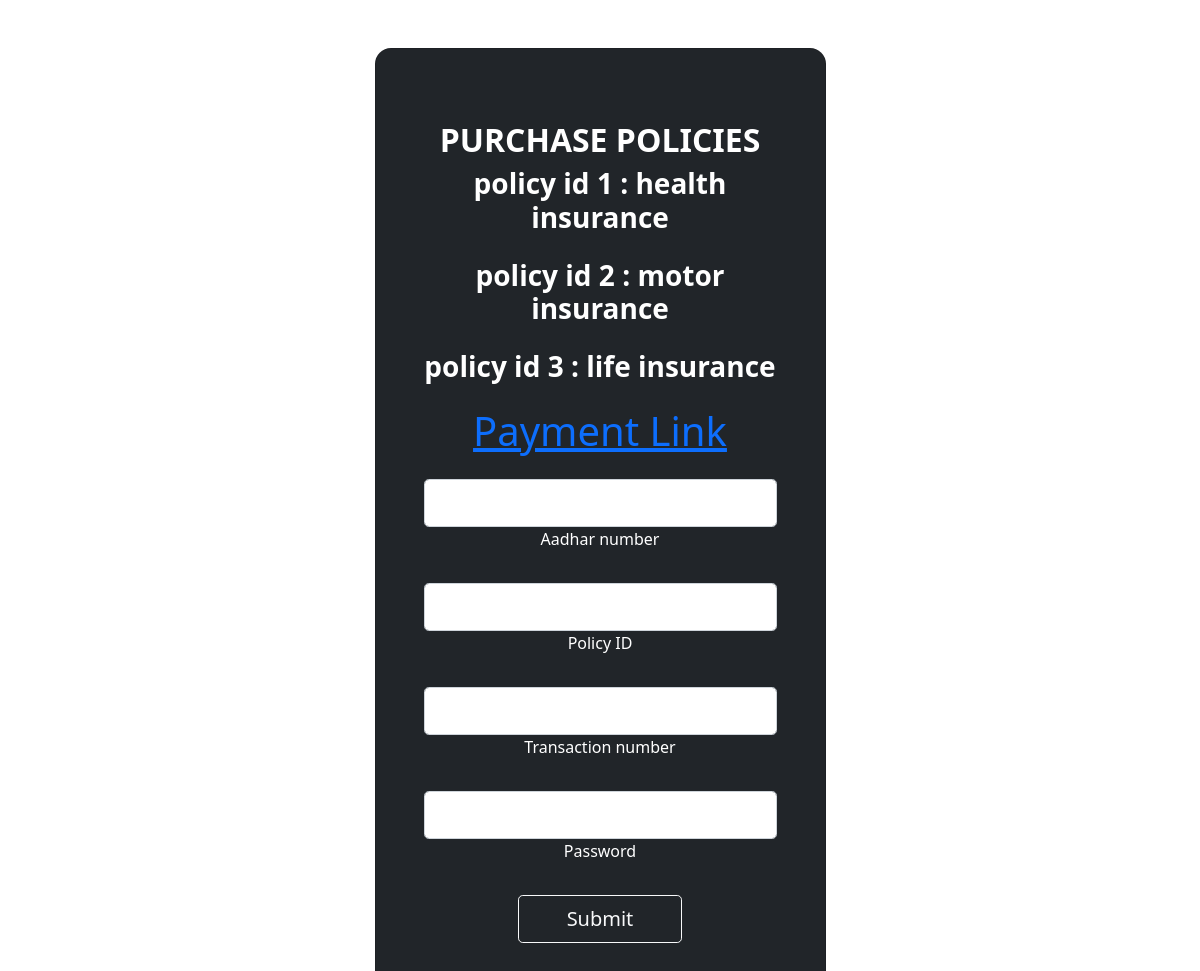
/buy_policies, run on an earlier commit of the app's database.
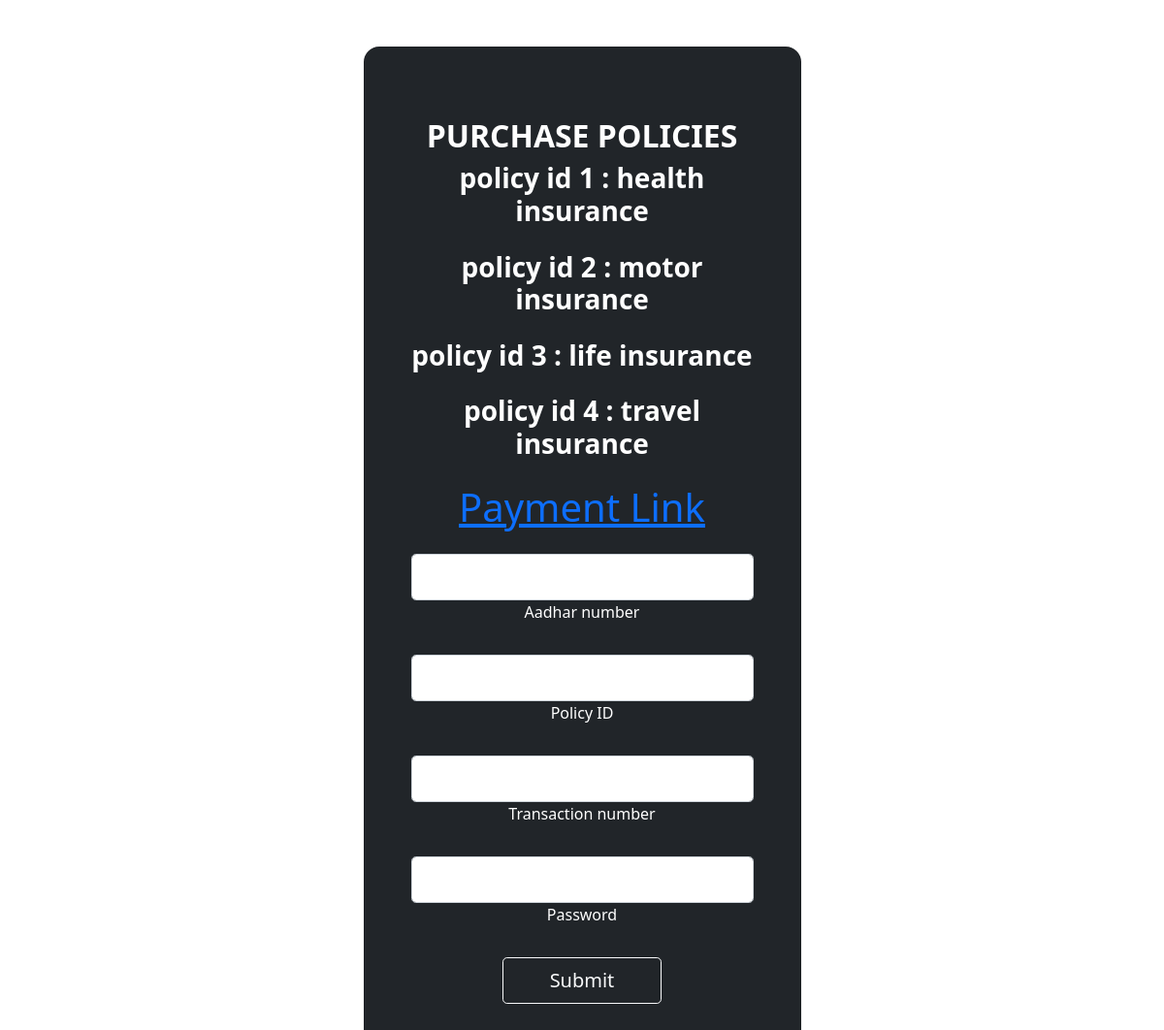
And on a later commit of the database.
### shop/models.py (models this page shows)
class policy(models.Model):
    policy_id = models.IntegerField()
    policy_name=models.CharField(max_length=50)
    policy_period=models.IntegerField()
    policy_price=models.IntegerField()
    policy_description=models.TextField()
    image1=models.ImageField(upload_to='pics')

### shop/views.py (the view)
# urls.py: path("buy_policies",views.buy_policies, name='buy_policies'),
def buy_policies(request):
    if request.method == 'POST':
        aadhar_no = request.POST.get('Aadhar_no')
        pol_id = request.POST.get('policy_id')
        trans = request.POST.get('t_no')
        pwd = request.POST.get('pwd')
        if customer(aadhar_card_number=aadhar_no):
            cust = customer.objects.get(aadhar_card_number=aadhar_no)
            if int(cust.Password)==int(pwd):
                poli = user_policy.objects.filter(Aadhar_card_number=cust)
                pol = policy.objects.get(policy_id=pol_id)
                cust_pol = user_policy(Aadhar_card_number=cust, policy_id=pol, transaction_no=trans)
                cust_pol.save()
                poly = policy.objects.all()
                bool1 = True
                fee = feedback.objects.all()
                return render(request, 'main.html',{'with_pol':True, 'poly': poly, 'name': cust.Username, 'lastname': cust.Last_Name, 'offer': bool1, 'policy': poli, 'feed':fee})
            else:
                index_pol = policy.objects.all()
                return render(request, 'buy_policies.html', {'index': index_pol})
        else:
            poly = policy.objects.all()
            fee = feedback.objects.all()
            bool1 = False
            return render(request, 'main.html',{'poly': poly, 'offer': bool1,'feed':fee})
    else:
        index_pol = policy.objects.all()
        return render(request, 'buy_policies.html', {'index': index_pol})

### templates/buy_policies.html (shortened to what this page needs)
<!doctype html>
<html lang="en">
  <head>
    <link href="https://cdn.jsdelivr.net/npm/bootstrap@5.1.3/dist/css/bootstrap.min.css" rel="stylesheet">
  </head>
  <body style="background-color:linear-gradient(to right, rgba(106, 17, 203, 1), rgba(37, 117, 252, 1))">
    <form action="buy_policies" method="post">
    <section class="vh-100 gradient-custom">
        <div class="container py-5 h-100">
          <div class="row d-flex justify-content-center align-items-center h-100">
            <div class="col-12 col-md-8 col-lg-6 col-xl-5">
              <div class="card bg-dark text-white" style="border-radius: 1rem;">
                <div class="card-body p-5 text-center">
                  <div class="mb-md-5 mt-md-4 pb-5">
                    <h2 class="fw-bold mb-2 text-uppercase">Purchase Policies</h2>
                    {% for pol in index %}
                      <div class="form-outline form-black mb-4">
                      <h3 class="fw-bold mb-2 text-lowercase">Policy ID {{ pol.policy_id }} : {{pol.policy_name}}</h3>
                      </div>
                    {% endfor %}
                     <div class="form-outline form-black mb-4">
                      <a href="https://www.onlinesbi.com/sbicollect/icollecthome.htm" class="fw-bold mb-2 "><h1>Payment Link</h1></a>
                      </div>
                    <div class="form-outline form-white mb-4">
                      <input type="number" id="Aadhar_no" name="Aadhar_no" class="form-control form-control-lg" />
                      <label class="form-label" for="Aadhar_no">Aadhar number</label>
                    </div>
                    <div class="form-outline form-white mb-4">
                      <input type="number" id="policy_id" name="policy_id" class="form-control form-control-lg" />
                      <label class="form-label" for=policy_id>Policy ID</label>
                    </div>
                    <div class="form-outline form-white mb-4">
                      <input type="number" id="t_no" name="t_no" class="form-control form-control-lg" />
                      <label class="form-label" for=t_no>Transaction number</label>
                    </div>
                    <div class="form-outline form-white mb-4">
                      <input type="number" id="pwd" name="pwd" class="form-control form-control-lg" />
                      <label class="form-label" for=pwd>Password</label>
                    </div>
                   <button class="btn btn-outline-light btn-lg px-5" type="submit">Submit</button>
                  </div>
                </div>
              </div>
            </div>
          </div>
        </div>
      </section>
    </form>
  </body>
</html>

What changed in the data, as far as the page shows it:
added policy: policy_id "4", policy_name "travel insurance"
